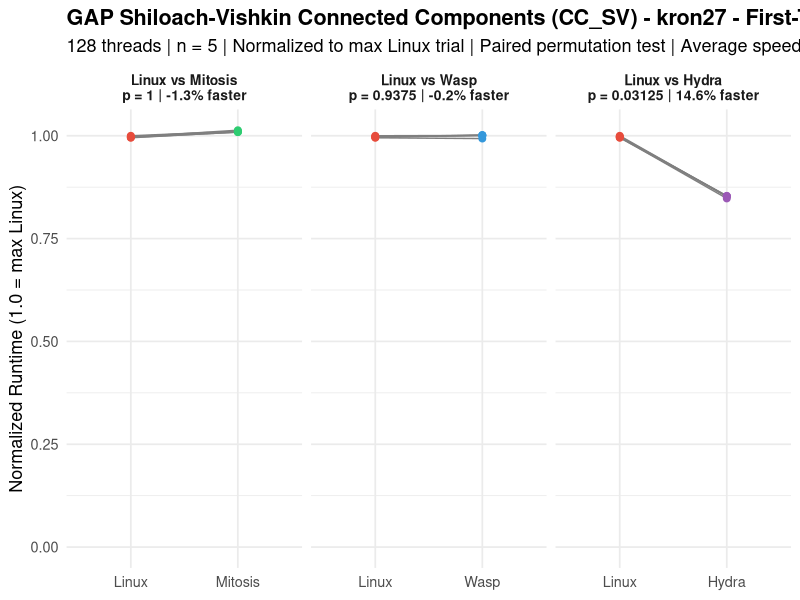
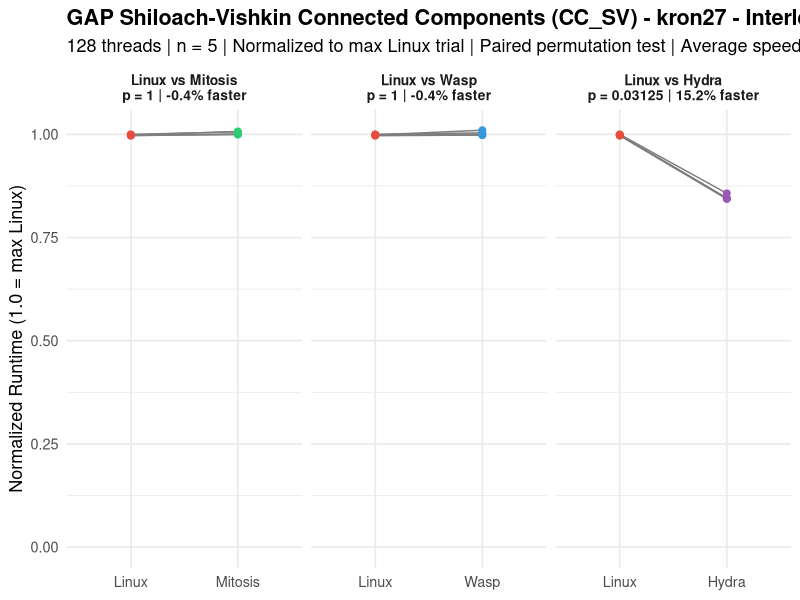
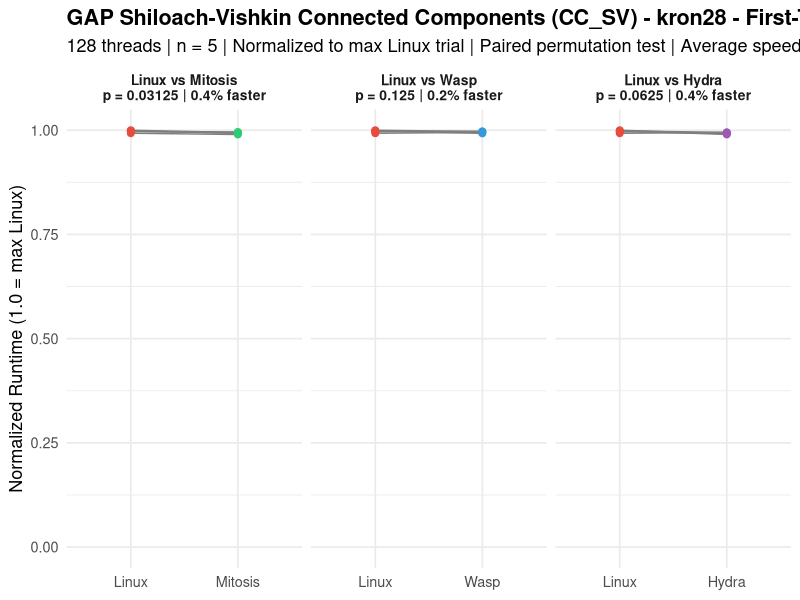
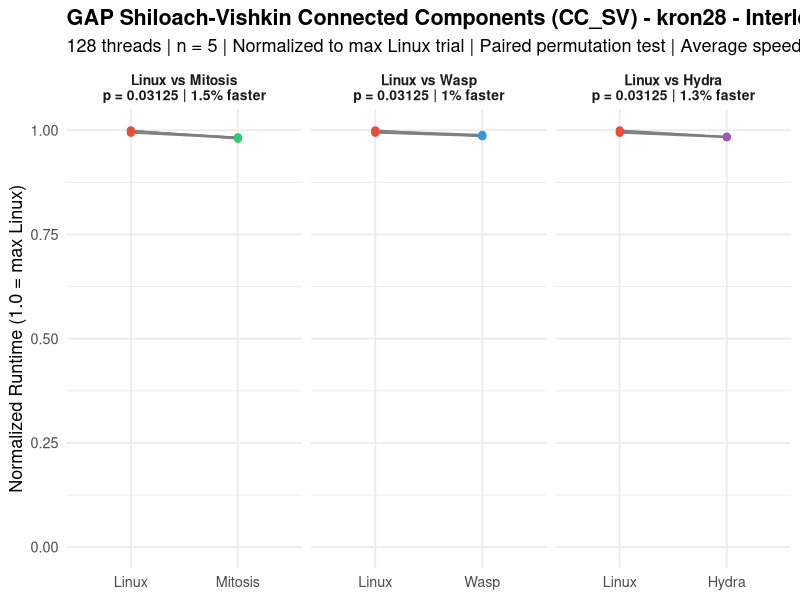
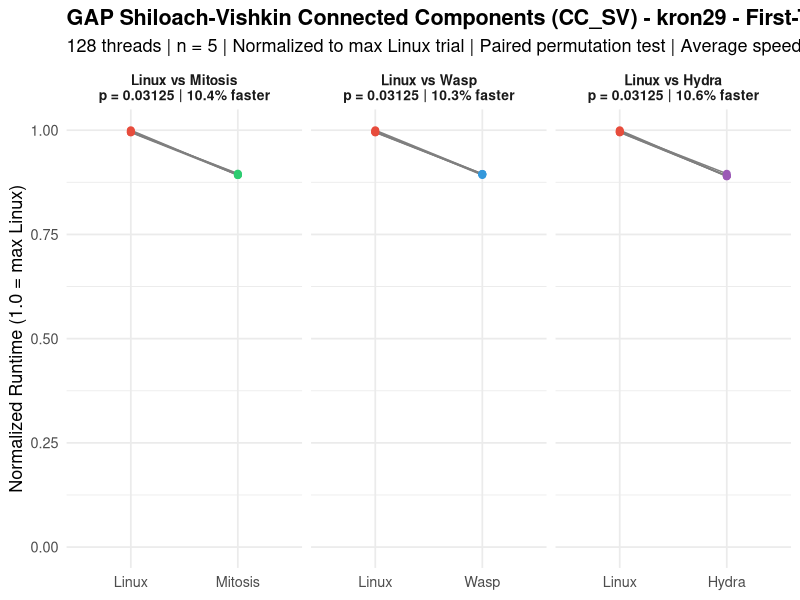
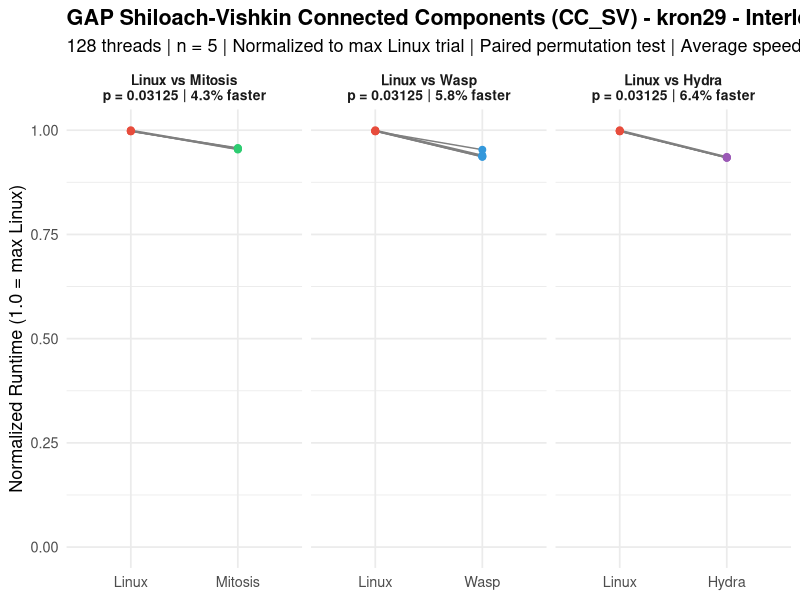
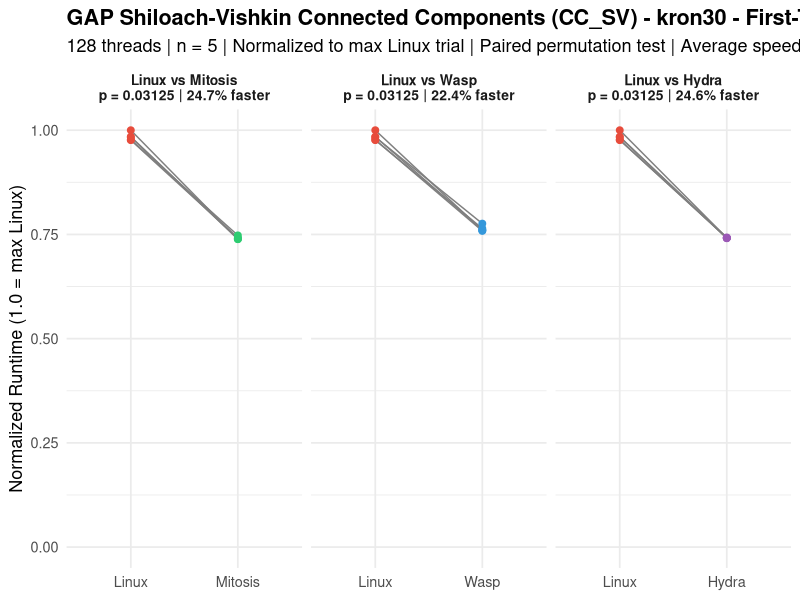
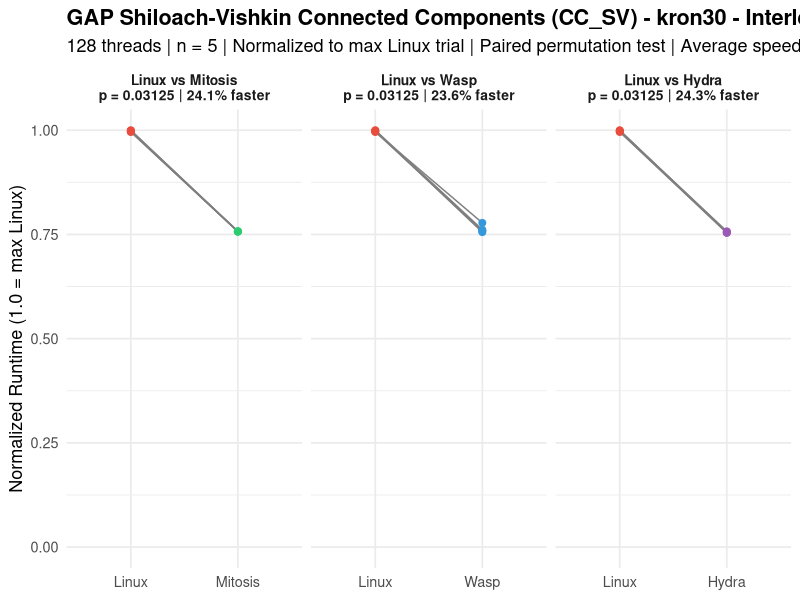

R code for these plots, in order:



###############################################################################
###                              cc_sv.R                                    ###
###############################################################################

library(ggplot2)

# =============================================================================
# RAW DATA: Trial Times (seconds) – CC_SV (Shiloach-Vishkin) Benchmark
# 128 threads, n=5, repl_order_9 for Hydra
# Source: rawdata.txt
# =============================================================================

data <- list(
  # --- LINUX First-Touch ---
  linux_ft_kron27  = c(5.25484, 5.26032, 5.28091, 5.26657, 5.27103),
  linux_ft_kron28  = c(9.66535, 9.68412, 9.62954, 9.68620, 9.70048),
  linux_ft_kron29  = c(21.36107, 21.37305, 21.41995, 21.46194, 21.34614),
  linux_ft_kron30  = c(51.07288, 51.12533, 51.93556, 50.69916, 50.74301),
  linux_ft_uni27   = c(6.28895, 6.68920, 6.67710, 6.74859, 6.71957),
  linux_ft_uni28   = c(12.19214, 12.33447, 12.42295, 12.54301, 12.56131),
  linux_ft_uni29   = c(24.08220, 24.11816, 24.21038, 24.20223, 24.24678),
  linux_ft_uni30   = c(48.84104, 49.08338, 49.17349, 48.82028, 48.99220),
  linux_ft_twitter = c(3.50382, 3.48879, 3.51651, 3.51070, 3.51832),
  linux_ft_web     = c(0.70499, 0.70360, 0.70398, 0.70382, 0.70357),
  linux_ft_road    = c(0.06002, 0.06056, 0.06124, 0.05944, 0.06057),
  
  # --- LINUX Interleaved ---
  linux_il_kron27  = c(4.93441, 4.92587, 4.92297, 4.92864, 4.91815),
  linux_il_kron28  = c(9.23494, 9.28035, 9.24255, 9.28068, 9.29464),
  linux_il_kron29  = c(19.47225, 19.49401, 19.52732, 19.48812, 19.48009),
  linux_il_kron30  = c(51.73405, 51.86121, 51.89680, 51.77142, 51.95272),
  linux_il_uni27   = c(5.28040, 5.19274, 5.18627, 5.22500, 5.25201),
  linux_il_uni28   = c(10.05837, 10.00358, 10.08839, 10.06971, 10.10126),
  linux_il_uni29   = c(20.96328, 21.01192, 21.07239, 20.89253, 20.93381),
  linux_il_uni30   = c(45.38459, 45.73710, 45.50109, 45.69392, 45.76469),
  linux_il_twitter = c(3.59982, 3.57544, 3.58353, 3.54719, 3.55030),
  linux_il_web     = c(0.38643, 0.39050, 0.39284, 0.38911, 0.38891),
  linux_il_road    = c(0.05414, 0.05483, 0.05340, 0.05492, 0.05413),
  
  # --- MITOSIS Replicated ---
  mitosis_ft_kron27  = c(5.32927, 5.32670, 5.33916, 5.35210, 5.33593),
  mitosis_ft_kron28  = c(9.65998, 9.62766, 9.60069, 9.62837, 9.64665),
  mitosis_ft_kron29  = c(19.22859, 19.20115, 19.14699, 19.15355, 19.15803),
  mitosis_ft_kron30  = c(38.35697, 38.44493, 38.36576, 38.50652, 38.83380),
  mitosis_ft_uni27   = c(6.33470, 6.53826, 6.55095, 6.56969, 6.58279),
  mitosis_ft_uni28   = c(12.28736, 12.29017, 12.28888, 12.35406, 12.32418),
  mitosis_ft_uni29   = c(24.01963, 23.99558, 23.99474, 24.00844, 24.06025),
  mitosis_ft_uni30   = c(44.21888, 44.00983, 43.99888, 43.87973, 43.98086),
  mitosis_ft_twitter = c(3.51010, 3.54679, 3.53780, 3.53888, 3.50956),
  mitosis_ft_web     = c(0.70518, 0.70532, 0.70498, 0.70649, 0.70744),
  mitosis_ft_road    = c(0.06135, 0.06211, 0.06202, 0.06173, 0.06293),
  
  # --- MITOSIS Replicated+Interleaved ---
  mitosis_il_kron27  = c(4.96331, 4.96929, 4.93380, 4.93207, 4.93797),
  mitosis_il_kron28  = c(9.11478, 9.12970, 9.13596, 9.13547, 9.09965),
  mitosis_il_kron29  = c(18.66971, 18.62110, 18.66530, 18.63940, 18.69707),
  mitosis_il_kron30  = c(39.32392, 39.33262, 39.37635, 39.32107, 39.31315),
  mitosis_il_uni27   = c(5.13578, 5.11402, 5.12234, 5.13151, 5.18294),
  mitosis_il_uni28   = c(9.83580, 9.84009, 9.84658, 9.86791, 9.84942),
  mitosis_il_uni29   = c(19.85316, 20.02597, 20.11907, 20.10913, 20.12806),
  mitosis_il_uni30   = c(39.36505, 39.32781, 39.32152, 39.32529, 39.37414),
  mitosis_il_twitter = c(3.60069, 3.59348, 3.56167, 3.56556, 3.57514),
  mitosis_il_web     = c(0.38792, 0.38802, 0.38783, 0.39038, 0.38837),
  mitosis_il_road    = c(0.05322, 0.05442, 0.05393, 0.05354, 0.05635),
  
  # --- WASP First-Touch ---
  wasp_ft_kron27  = c(5.24487, 5.29025, 5.28476, 5.28375, 5.28700),
  wasp_ft_kron28  = c(9.67273, 9.65359, 9.65075, 9.62588, 9.67058),
  wasp_ft_kron29  = c(19.19147, 19.21619, 19.15130, 19.20645, 19.18890),
  wasp_ft_kron30  = c(40.30071, 39.49725, 39.46534, 39.69362, 39.38787),
  wasp_ft_uni27   = c(6.20150, 6.27181, 6.31631, 6.38845, 6.46691),
  wasp_ft_uni28   = c(12.37133, 12.64887, 12.49645, 12.51744, 12.54634),
  wasp_ft_uni29   = c(24.20154, 24.30787, 24.45964, 24.47068, 24.36437),
  wasp_ft_uni30   = c(44.43909, 43.14892, 43.39943, 43.16789, 43.23215),
  wasp_ft_twitter = c(3.49794, 3.51806, 3.49035, 3.50746, 3.49254),
  wasp_ft_web     = c(0.70263, 0.70113, 0.70170, 0.70125, 0.70825),
  wasp_ft_road    = c(0.05976, 0.06149, 0.06060, 0.06031, 0.06200),
  
  # --- WASP Interleaved ---
  wasp_il_kron27  = c(4.95242, 4.93969, 4.92518, 4.98378, 4.92604),
  wasp_il_kron28  = c(9.15927, 9.16503, 9.17403, 9.19621, 9.15616),
  wasp_il_kron29  = c(18.61356, 18.28532, 18.35296, 18.30987, 18.28173),
  wasp_il_kron30  = c(40.40808, 39.41689, 39.24146, 39.41304, 39.56242),
  wasp_il_uni27   = c(5.38389, 5.26754, 5.44832, 5.46658, 5.48619),
  wasp_il_uni28   = c(10.03319, 9.87219, 9.89053, 9.92695, 9.93253),
  wasp_il_uni29   = c(20.35081, 19.70221, 19.86567, 19.72701, 19.65318),
  wasp_il_uni30   = c(39.49509, 38.52351, 39.00984, 38.55478, 38.86414),
  wasp_il_twitter = c(3.58606, 3.57410, 3.55183, 3.56409, 3.56470),
  wasp_il_web     = c(0.39082, 0.38840, 0.38954, 0.38795, 0.40130),
  wasp_il_road    = c(0.05333, 0.05519, 0.05402, 0.05419, 0.05507),
  
  # --- HYDRA Replicated (repl_order_9) ---
  hydra_ft_kron27  = c(4.50426, 4.47571, 4.50305, 4.51011, 4.50043),
  hydra_ft_kron28  = c(9.63287, 9.65094, 9.64767, 9.60098, 9.61790),
  hydra_ft_kron29  = c(19.11479, 19.22337, 19.08240, 19.09946, 19.11066),
  hydra_ft_kron30  = c(38.50780, 38.47436, 38.52977, 38.57468, 38.50830),
  hydra_ft_uni27   = c(6.31090, 6.25959, 6.40793, 6.48870, 6.57451),
  hydra_ft_uni28   = c(12.42254, 12.38289, 12.43202, 12.50828, 12.54017),
  hydra_ft_uni29   = c(24.17071, 24.14613, 24.09560, 24.15431, 24.19881),
  hydra_ft_uni30   = c(43.67589, 44.14764, 43.60100, 44.07743, 44.06376),
  hydra_ft_twitter = c(3.43534, 3.45646, 3.44897, 3.45290, 3.47831),
  hydra_ft_web     = c(0.70135, 0.70419, 0.70359, 0.70181, 0.70403),
  hydra_ft_road    = c(0.06194, 0.06338, 0.06473, 0.06224, 0.06316),
  
  # --- HYDRA Replicated+Interleaved (repl_order_9) ---
  hydra_il_kron27  = c(4.22922, 4.16219, 4.17206, 4.16953, 4.16445),
  hydra_il_kron28  = c(9.13263, 9.14077, 9.15380, 9.14465, 9.15070),
  hydra_il_kron29  = c(18.23685, 18.24263, 18.27915, 18.23570, 18.25752),
  hydra_il_kron30  = c(39.15965, 39.30615, 39.35078, 39.24755, 39.17100),
  hydra_il_uni27   = c(5.45858, 5.37068, 5.26221, 5.20225, 5.23410),
  hydra_il_uni28   = c(10.05013, 10.03508, 10.02906, 10.09155, 10.21619),
  hydra_il_uni29   = c(19.38677, 19.36953, 19.34873, 19.35816, 19.35200),
  hydra_il_uni30   = c(38.82365, 38.38094, 38.48954, 38.42631, 38.41695),
  hydra_il_twitter = c(3.54399, 3.49015, 3.51798, 3.49149, 3.51643),
  hydra_il_web     = c(0.38741, 0.38673, 0.38698, 0.38745, 0.38694),
  hydra_il_road    = c(0.05334, 0.05560, 0.05378, 0.05494, 0.05435)
)

# =============================================================================
# PAIRED PERMUTATION TEST (exact, one-sided: Linux slower → diff > 0)
# =============================================================================

perm_test <- function(baseline, treatment) {
  d <- baseline - treatment
  obs <- mean(d)
  n <- length(d)
  perm_stats <- numeric(2^n)
  for (i in 0:(2^n - 1)) {
    signs <- 2 * as.integer(intToBits(i)[1:n]) - 1
    perm_stats[i + 1] <- mean(signs * abs(d))
  }
  p <- mean(perm_stats >= obs)
  return(list(obs = obs, p = p))
}

# =============================================================================
# RUN ALL TESTS
# =============================================================================

graphs <- c("kron27", "kron28", "kron29", "kron30",
            "uni27", "uni28", "uni29", "uni30",
            "twitter", "web", "road")
policies <- c("ft", "il")
policy_labels <- c(ft = "First-Touch", il = "Interleaved")
systems <- c("mitosis", "wasp", "hydra")

results <- data.frame()

pdf("cc_sv.pdf", width = 10, height = 5)

for (graph in graphs) {
  for (pol in policies) {
    linux_key <- paste0("linux_", pol, "_", graph)
    for (sys in systems) {
      sys_key <- paste0(sys, "_", pol, "_", graph)
      res <- perm_test(data[[linux_key]], data[[sys_key]])
      results <- rbind(results, data.frame(
        Graph = graph,
        Policy = policy_labels[pol],
        Comparison = paste("Linux vs", tools::toTitleCase(sys)),
        MeanDiff = round(res$obs, 5),
        p_value = res$p,
        stringsAsFactors = FALSE
      ))
    }
  }
}

# Print results table
cat("\n====== PAIRED PERMUTATION TEST RESULTS (exact, one-sided) ======\n")
cat("CC_SV (Shiloach-Vishkin) Connected Components\n")
cat("128 threads | 5 trials | repl_order_9 for Hydra\n\n")
print(results, row.names = FALSE)

# Count significant results
cat("\n\nSignificant (p < 0.05):", sum(results$p_value < 0.05), "of", nrow(results), "\n")
cat("Non-significant (p >= 0.05):", sum(results$p_value >= 0.05), "of", nrow(results), "\n")

# =============================================================================
# PLOTS: One per graph per policy, with 3 facets (Mitosis, WASP, Hydra)
# =============================================================================

for (graph in graphs) {
  for (pol in policies) {
    linux_key <- paste0("linux_", pol, "_", graph)
    max_linux <- max(data[[linux_key]])
    df_list <- list()
    
    for (sys in systems) {
      sys_key <- paste0(sys, "_", pol, "_", graph)
      res <- perm_test(data[[linux_key]], data[[sys_key]])
      sys_label <- tools::toTitleCase(sys)
      pct <- round(res$obs / mean(data[[linux_key]]) * 100, 1)
      label <- paste0("Linux vs ", sys_label,
                      "\np = ", res$p,
                      " | ", pct, "% faster")
      df_list[[sys]] <- data.frame(
        Trial = rep(1:5, 2),
        Zeit = c(data[[linux_key]] / max_linux, data[[sys_key]] / max_linux),
        Bedingung = factor(rep(c("Linux", sys_label), each = 5),
                           levels = c("Linux", sys_label)),
        Vergleich = label
      )
    }
    
    df <- do.call(rbind, df_list)
    df$Vergleich <- factor(df$Vergleich, levels = unique(df$Vergleich))
    
    p <- ggplot(df, aes(x = Bedingung, y = Zeit)) +
      geom_line(aes(group = Trial), color = "gray50", linewidth = 0.5) +
      geom_point(aes(color = Bedingung), size = 2) +
      scale_color_manual(values = c("Linux" = "#E74C3C",
                                    "Mitosis" = "#2ECC71",
                                    "Wasp" = "#3498DB",
                                    "Hydra" = "#9B59B6")) +
      coord_cartesian(ylim = c(0, NA)) +
      facet_wrap(~ Vergleich, scales = "free_x") +
      labs(
        title = paste0("GAP Shiloach-Vishkin Connected Components (CC_SV) - ",
                       graph, " - ", policy_labels[pol]),
        subtitle = "128 threads | n = 5 | Normalized to max Linux trial | Paired permutation test | Average speedup",
        x = NULL,
        y = "Normalized Runtime (1.0 = max Linux)"
      ) +
      theme_minimal(base_size = 13) +
      theme(legend.position = "none",
            plot.title = element_text(face = "bold"),
            strip.text = element_text(face = "bold", size = 10))
    
    print(p)
  }
}

dev.off()
cat("Saved all plots to cc_sv.pdf\n")
